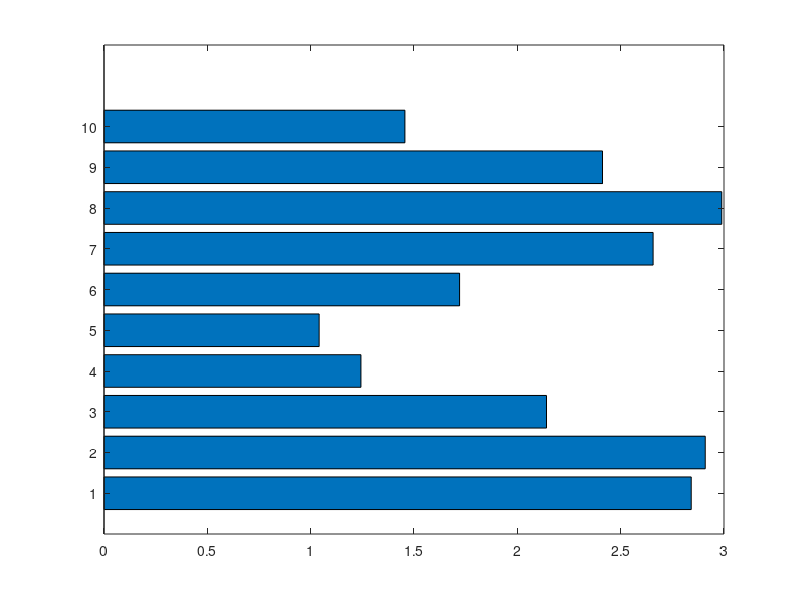

Recreate this plot in MATLAB. (Note: this script raises an error after producing the figure.)
x = 1:10;
	y = sin(x)+2;
	e = std(y)*ones(size(x));
    figure
	%errorbare(x,y,e)	% use function "errorbar" directly
    barh(y)
   hold on  
    errorbare('h',y,x,e)